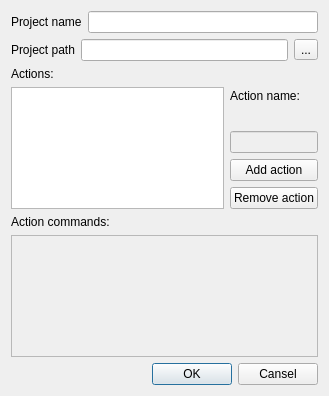
<ui version="4.0" >
 <class>UINoProjectProjectSettings</class>
 <widget class="QDialog" name="UINoProjectProjectSettings" >
  <property name="geometry" >
   <rect>
    <x>0</x>
    <y>0</y>
    <width>329</width>
    <height>396</height>
   </rect>
  </property>
  <property name="sizePolicy" >
   <sizepolicy vsizetype="Fixed" hsizetype="Fixed" >
    <horstretch>0</horstretch>
    <verstretch>0</verstretch>
   </sizepolicy>
  </property>
  <property name="windowTitle" >
   <string>Settings</string>
  </property>
  <layout class="QVBoxLayout" >
   <item>
    <layout class="QHBoxLayout" >
     <item>
      <widget class="QLabel" name="label_3" >
       <property name="text" >
        <string>Project name</string>
       </property>
      </widget>
     </item>
     <item>
      <widget class="QLineEdit" name="projectName" />
     </item>
    </layout>
   </item>
   <item>
    <layout class="QHBoxLayout" >
     <item>
      <widget class="QLabel" name="label" >
       <property name="text" >
        <string>Project path</string>
       </property>
      </widget>
     </item>
     <item>
      <widget class="QLineEdit" name="projectPath" />
     </item>
     <item>
      <widget class="QToolButton" name="pathDialogBtn" >
       <property name="text" >
        <string>...</string>
       </property>
      </widget>
     </item>
    </layout>
   </item>
   <item>
    <layout class="QHBoxLayout" >
     <item>
      <layout class="QVBoxLayout" >
       <item>
        <widget class="QLabel" name="label_6" >
         <property name="text" >
          <string>Actions:</string>
         </property>
        </widget>
       </item>
       <item>
        <widget class="QListWidget" name="actionsList" />
       </item>
      </layout>
     </item>
     <item>
      <layout class="QVBoxLayout" >
       <item>
        <widget class="QLabel" name="label_8" >
         <property name="text" >
          <string>Action name:</string>
         </property>
        </widget>
       </item>
       <item>
        <widget class="QLineEdit" name="actionName" >
         <property name="enabled" >
          <bool>false</bool>
         </property>
        </widget>
       </item>
       <item>
        <widget class="QPushButton" name="addActionBtn" >
         <property name="text" >
          <string>Add action</string>
         </property>
         <property name="autoDefault" >
          <bool>false</bool>
         </property>
        </widget>
       </item>
       <item>
        <widget class="QPushButton" name="removeActionBtn" >
         <property name="text" >
          <string>Remove action</string>
         </property>
         <property name="autoDefault" >
          <bool>false</bool>
         </property>
        </widget>
       </item>
      </layout>
     </item>
    </layout>
   </item>
   <item>
    <layout class="QVBoxLayout" >
     <item>
      <widget class="QLabel" name="label_2" >
       <property name="text" >
        <string>Action commands:</string>
       </property>
      </widget>
     </item>
     <item>
      <widget class="QTextEdit" name="commandsEdit" >
       <property name="enabled" >
        <bool>false</bool>
       </property>
      </widget>
     </item>
    </layout>
   </item>
   <item>
    <layout class="QHBoxLayout" >
     <item>
      <spacer>
       <property name="orientation" >
        <enum>Qt::Horizontal</enum>
       </property>
       <property name="sizeHint" >
        <size>
         <width>191</width>
         <height>20</height>
        </size>
       </property>
      </spacer>
     </item>
     <item>
      <widget class="QPushButton" name="acceptBtn" >
       <property name="text" >
        <string>OK</string>
       </property>
       <property name="default" >
        <bool>true</bool>
       </property>
      </widget>
     </item>
     <item>
      <widget class="QPushButton" name="pushButton_4" >
       <property name="text" >
        <string>Cansel</string>
       </property>
       <property name="autoDefault" >
        <bool>false</bool>
       </property>
       <property name="default" >
        <bool>false</bool>
       </property>
      </widget>
     </item>
    </layout>
   </item>
  </layout>
 </widget>
 <resources/>
 <connections>
  <connection>
   <sender>pushButton_4</sender>
   <signal>clicked()</signal>
   <receiver>UINoProjectProjectSettings</receiver>
   <slot>reject()</slot>
   <hints>
    <hint type="sourcelabel" >
     <x>308</x>
     <y>354</y>
    </hint>
    <hint type="destinationlabel" >
     <x>422</x>
     <y>300</y>
    </hint>
   </hints>
  </connection>
  <connection>
   <sender>actionName</sender>
   <signal>returnPressed()</signal>
   <receiver>addActionBtn</receiver>
   <slot>click()</slot>
   <hints>
    <hint type="sourcelabel" >
     <x>255</x>
     <y>114</y>
    </hint>
    <hint type="destinationlabel" >
     <x>260</x>
     <y>136</y>
    </hint>
   </hints>
  </connection>
 </connections>
</ui>
